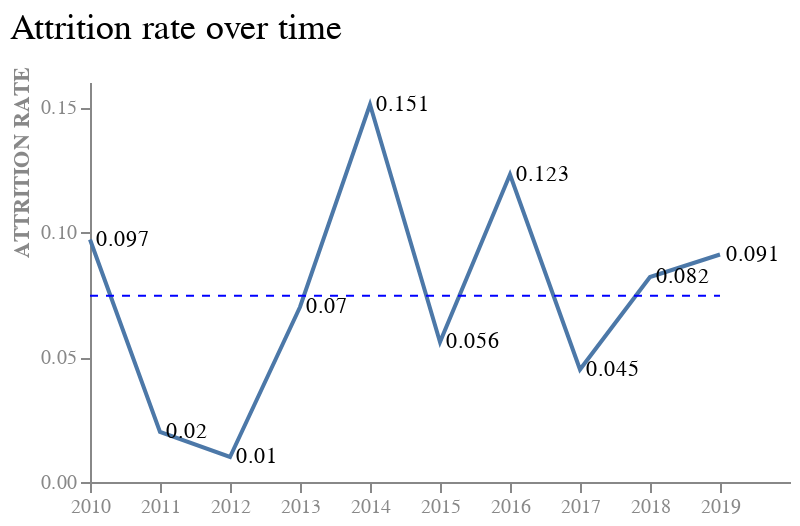

The notebook cell saved with this chart:
### Code cell
line = base.mark_line().encode(
    x = alt.X('Year:O',
              axis = alt.Axis(labelAngle = 0, labelColor = '#888888', titleColor = '#888888'),
              title = None,
              scale = alt.Scale(align = 0)), 
    y = alt.Y('Attrition Rate',
              axis = alt.Axis(grid = False, titleY = 40, labelColor = "#888888", titleColor = '#888888'), 
              title = "ATTRITION RATE"
              )
    )

label = base.mark_text(align = 'left', dx = 3).encode(
    x = alt.X('Year:O', aggregate = 'max'),
    y = alt.Y('Attrition Rate', aggregate = {'argmax': 'Year'}),
    text = alt.Text('Attrition Rate')
)

final = line + rule + label

final.properties(
    width = 350,
    height = 200
).configure_view(stroke = None)

### Figure 1 — Vega-Lite specification as saved in the notebook (floating-point values rounded to 4 significant figures)
{"config": {"view": {"continuousWidth": 300, "continuousHeight": 300, "stroke": null}}, "layer": [{"mark": {"type": "line"}, "encoding": {"x": {"axis": {"labelAngle": 0, "labelColor": "#888888", "titleColor": "#888888"}, "field": "Year", "scale": {"align": 0}, "title": null, "type": "ordinal"}, "y": {"axis": {"grid": false, "labelColor": "#888888", "titleColor": "#888888", "titleY": 40}, "field": "Attrition Rate", "title": "ATTRITION RATE", "type": "quantitative"}}, "title": {"text": "Attrition rate over time", "anchor": "start", "fontSize": 18, "fontWeight": "normal", "offset": 10}}, {"mark": {"type": "rule", "color": "blue", "strokeDash": [4, 4]}, "encoding": {"x": {"value": 0}, "x2": {"value": 315}, "y": {"aggregate": "mean", "field": "Attrition Rate", "type": "quantitative"}}, "title": {"text": "Attrition rate over time", "anchor": "start", "fontSize": 18, "fontWeight": "normal", "offset": 10}}, {"mark": {"type": "text", "align": "left", "dx": 3}, "encoding": {"text": {"field": "Attrition Rate", "type": "quantitative"}, "x": {"aggregate": "max", "field": "Year", "type": "ordinal"}, "y": {"aggregate": {"argmax": "Year"}, "field": "Attrition Rate", "type": "quantitative"}}, "title": {"text": "Attrition rate over time", "anchor": "start", "fontSize": 18, "fontWeight": "normal", "offset": 10}}], "data": {"name": "data-0a7ed12b3693b0f6b7061ff4e2683f48"}, "height": 200, "width": 350, "$schema": "https://vega.github.io/schema/vega-lite/v5.8.0.json", "datasets": {"data-0a7ed12b3693b0f6b7061ff4e2683f48": [{"Year": 2019, "Attrition Rate": 0.091}, {"Year": 2018, "Attrition Rate": 0.082}, {"Year": 2017, "Attrition Rate": 0.045}, {"Year": 2016, "Attrition Rate": 0.123}, {"Year": 2015, "Attrition Rate": 0.056}, {"Year": 2014, "Attrition Rate": 0.151}, {"Year": 2013, "Attrition Rate": 0.07}, {"Year": 2012, "Attrition Rate": 0.01}, {"Year": 2011, "Attrition Rate": 0.02}, {"Year": 2010, "Attrition Rate": 0.097}]}}
